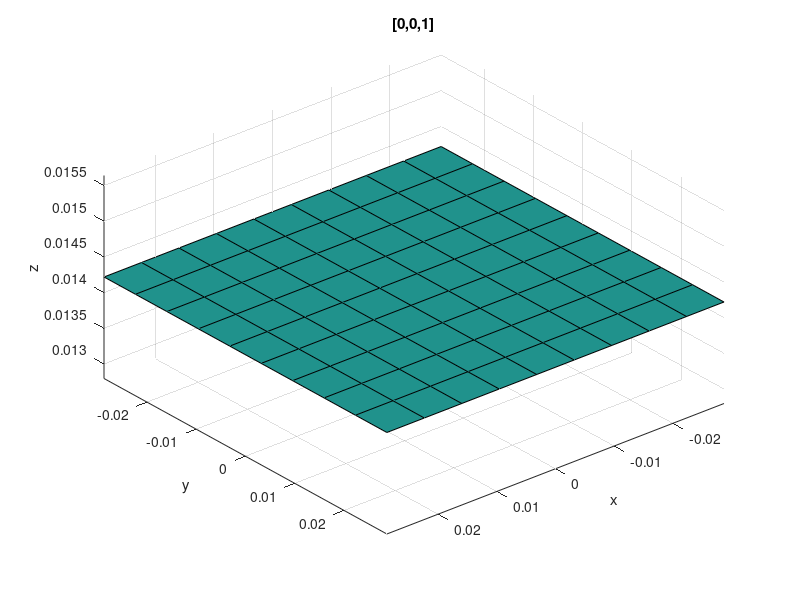

The MATLAB script that drew this image: (Note: this script raises an error after producing the figure.)
clear all; close all; clc;
% P0 = [1,2,4];
% P1 = [2,1,4];
% P2 = [9,2,4];
% normalV = cross(P1-P0,P2-P0);
%%
clear all; close all; clc;

Nx   = 1000;  % resolution along x-direction  <scalar> [int]
Ny   = 1000;  % resolution along y-direction  <scalar> [int]
Nx   = 10;  % resolution along x-direction  <scalar> [int]
Ny   = 10;  % resolution along y-direction  <scalar> [int]

Nz   = 2;
wT   = 0.2546e-3;    % 30AWG wire gauge <scalar> [m]
h    = wT*0.35;      % height of structure
N    = 3;
zEnd = N*2*pi*h;     % final z-value 
ri1  = 15e-3;        % x-axis <scalar> [m]
zpos = 4*zEnd + ri1/2;
%zpos = 4;

b2 = 2*zpos;
xminb12 = -1.01*b2;   % lower x-bound  
yminb12 = -1.01*b2;   % lower y-bound
zminb12 = zpos;      % lower z-bound (mutual-inductance)
% upper bounds 
xmaxb12 = 1.01*b2;    % maximum x-bound
ymaxb12 = 1.01*b2;    % maximum y-bound
zmaxb12 = zpos;    % maximum y-bound
x_M = linspace(xminb12, xmaxb12, Nx);
y_M = linspace(yminb12, ymaxb12, Ny);
z_M = linspace(zminb12, zmaxb12, Nz);
zn  = 1;
[X1,Y1,Z1]=meshgrid(x_M,y_M,z_M);
X = squeeze(X1(:,:,zn));
Y = squeeze(Y1(:,:,zn));
Z = squeeze(Z1(:,:,zn));
figure(1)
H = surf(X,Y,Z);
xlabel('x');ylabel('y');zlabel('z');
title('[0,0,1]');
view(140,45)
axis tight   % set tight range

P0 = [X(1,1),   Y(1,1),    Z(1,1)];
P1 = [X(2,2),   Y(2,2),    Z(2,2)];
P2 = [X(end,1), Y(2,end),  Z(1,3)];
nV0 = cross(P1-P0,P2-P0);
nV  = nV0/norm(nV0)
% rotate
a  = 0;
b  = 90;
g  = 0;
rotM = struct('a',a,'b',b,'g',g);
[X2,Y2,Z2] = rotate_loop2(X,Y,Z,a,b,g);
[rx,ry,rz] = rotate_loop2(0,0,1,a,b,g);

P0_2 = [X2(1,1),   Y2(1,1),    Z2(1,1)];
P1_2 = [X2(2,2),   Y2(2,2),    Z2(2,2)];
P2_2 = [X2(end,1), Y2(2,end),  Z2(3,3)];
nV0_2 = cross(P1_2-P0_2,P2_2-P0_2);
nV_2  = nV0_2/norm(nV0_2)
normV = cross(nV_2,nV)
rV    = [rx,ry,rz]
figure(2)
H = surf(X2,Y2,Z2);
xlabel('x');ylabel('y');zlabel('z');
title('[1,0,0]');
axis tight   % set tight range
view(140,45)